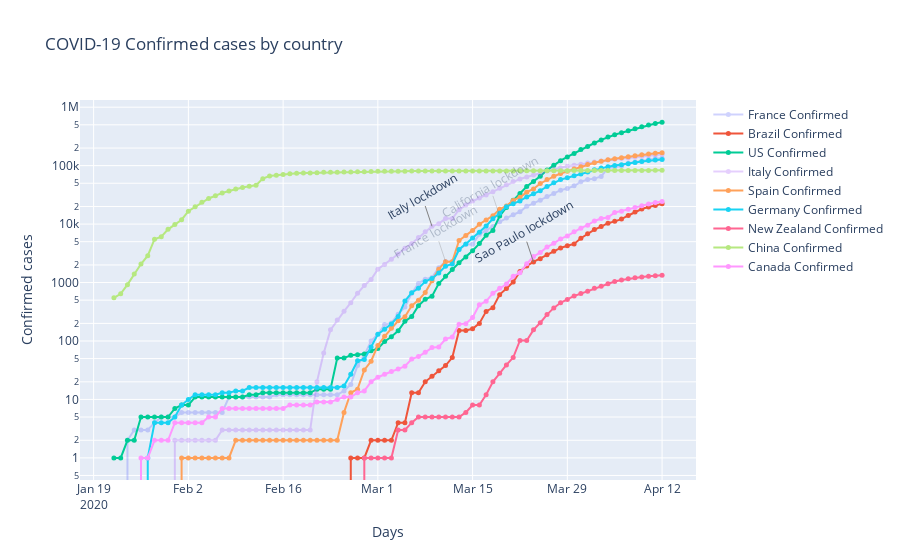

Notebook source saved alongside this figure:
### Code cell
figcc = go.Figure(series)
figcc.update_layout(title_text='COVID-19 Confirmed cases by country')
figcc.update_xaxes(title_text='Days')
figcc.update_yaxes(title_text='Confirmed cases', type='log')
figcc.add_annotation(
        x='2020-03-24',
        y=math.log(2247,10), xref="x", yref="y",
        text="Sao Paulo lockdown", textangle = 330, showarrow=True, arrowcolor='grey')
figcc.add_annotation(
        x='2020-03-09',
        y=math.log(9172,10), xref="x", yref="y",
        text="Italy lockdown", textangle = 330, showarrow=True, arrowcolor='grey')
figcc.add_annotation(
        x='2020-03-11',
        y=math.log(2293,10), xref="x", yref="y",
        text="France lockdown", textangle = 330, showarrow=True, arrowcolor='grey', opacity=0.3)
figcc.add_annotation(
        x='2020-03-19',
        y=math.log(13677,10), xref="x", yref="y",
        text="California lockdown", textangle = 330, showarrow=True, arrowcolor='grey', opacity=0.3)
#py.iplot(figcc, file='covid-19.html', auto_open=False)
figcc.show()
